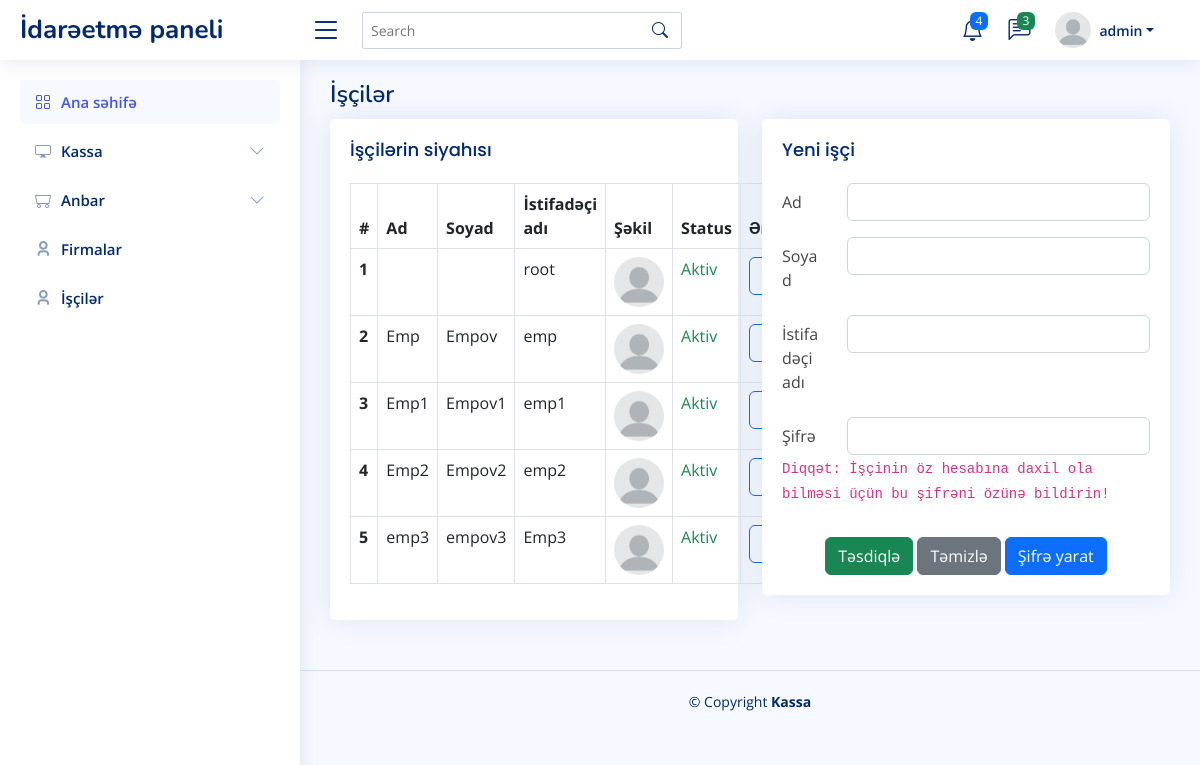
Page /employees (signed in) on the committed database.
### user/models.py (models this page shows, shortened)
class User(DateTimeLog, AbstractUser):
    profile_picture = models.ImageField(verbose_name='Profil şəkil', upload_to='images/user', null=True, default='images/user/profilepictures.png')
    is_manager = models.BooleanField(default=False)
    is_deleted = models.BooleanField(default=False)
    def __str__(self):
        return self.username
    class Meta:
        verbose_name = 'İşçi'
        verbose_name_plural = 'İşçilər'

### pos/views.py (the view)
# urls.py: path('employees', views.EmployeeView.as_view(), name='employees'),
class EmployeeView(ManagerRequiredMixin, CreateView):
    template_name = 'pos/employee.html'
    form_class = UserCreateForm
    success_url = reverse_lazy('pos:employees')
    def get_context_data(self, **kwargs):
        context = super().get_context_data()
        context['employees'] = User.objects.filter(~Q(id=self.request.user.id))
        return context

### user/forms.py
class UserCreateForm(UserCreationForm):
    def __init__(self, *args, **kwargs):
        super().__init__(*args, **kwargs)
        del self.fields['password2']
    class Meta:
        model = User
        fields = [
            'first_name',
            'last_name',
            'username',
            'password1',
        ]

### pos/mixin.py (called while the page is built)
    def test_func(self):
        return self.request.user.is_manager

### templates/pos/employee.html (shortened to what this page needs)
{% extends 'pos/index.html' %}
{% block main %}
    <div class="pagetitle">
        <h1>İşçilər</h1>
    </div>
    <section class="section">
        <div class="row">
            <div class="col-lg-6">
                <div class="card">
                    <div class="card-body table-wrapper-scroll-y my-custom-scrollbar h-25">
                        <h5 class="card-title">İşçilərin siyahısı</h5>
                        <table class="table table-bordered">
                            <thead>
                            <tr>
                                <th scope="col">#</th>
                                <th scope="col">Ad</th>
                                <th scope="col">Soyad</th>
                                <th scope="col">İstifadəçi adı</th>
                                <th scope="col">Şəkil</th>
                                <th scope="col">Status</th>
                                <th>Əməliyyat</th>
                            </tr>
                            </thead>
                            <tbody>
                            {% for employee in employees %}
                                <tr {% if employee.is_deleted %} class="table-secondary" {% endif %}>
                                    <th scope="row">{{ forloop.counter }}</th>
                                    <td>{{ employee.first_name }}</td>
                                    <td>{{ employee.last_name }}</td>
                                    <td class="emp_username">{{ employee.username }}</td>
                                    <td><img src="{{ employee.profile_picture.url }}" alt="Profil şəkili"
                                                class="rounded-circle" width="50" height="50"></td>
                                    <td>
                                        {% if employee.is_deleted %}
                                            <p class="text-muted">Bloklanan</p>
                                        {% else %}
                                            <p class="text-success">Aktiv</p>
                                        {% endif %}
                                    </td>
                                    <td>
                                        {% if employee.is_deleted %}
                                            <button class="btn btn-outline-danger" id="employee_restore_btn"
                                                    data-bs-toggle="modal" data-bs-target="#modal_employee_restore"
                                                    url="{% url 'pos:employee_restore' employee.id %}">
                                                <i class="bi bi-unlock" style="color: red;"></i>
                                            </button>
                                        {% else %}
                                            <button class="btn btn-outline-primary" id="employee_delete_btn"
                                                data-bs-toggle="modal" data-bs-target="#modal_employee_delete"
                                                url="{% url 'pos:employee_block' employee.id %}">
                                        </button>
                                        {% endif %}
                                    </td>
                                </tr>
                            {% empty %}
                                <tr>
                                    <td colspan="5" style="text-align: center;">Məlumat yoxdur</td>
                                </tr>
                            {% endfor %}
                            </tbody>
                        </table>
                    </div>
                </div>
            </div>
            <div class="col-lg-6">
                <div class="card">
                    <div class="card-body">
                        <h5 class="card-title">Yeni işçi</h5>
                        <form method="post">
                            <div class="row mb-3">
                                <label for="inputFirstName" class="col-sm-2 col-form-label">Ad</label>
                                <div class="col-sm-10">
                                    <input type="text" class="form-control" id="inputFirstName" name="first_name"
                                           required>
                                </div>
                            </div>
                            <div class="row mb-3">
                                <label for="inputLastName" class="col-sm-2 col-form-label">Soyad</label>
                                <div class="col-sm-10">
                                    <input type="text" class="form-control" id="inputLastName" name="last_name"
                                           required>
                                </div>
                            </div>
                            <div class="row mb-3">
                                <label for="inputUsername" class="col-sm-2 col-form-label">İstifadəçi adı</label>
                                <div class="col-sm-10">
                                    <input type="text" class="form-control" id="inputUsername" name="username" required>
                                </div>
                            </div>
                            <div class="row mb-3">
                                <label for="inputPassword1" class="col-sm-2 col-form-label">Şifrə</label>
                                <div class="col-sm-10">
                                    <input type="text" class="form-control" id="inputPassword1" name="password1"
                                           required>
                                </div>
                                <p><code>Diqqət: İşçinin öz hesabına daxil ola bilməsi üçün bu şifrəni özünə
                                    bildirin!</code></p>
                            </div>
                            <div class="text-center">
                                <button type="submit" class="btn btn-success">Təsdiqlə</button>
                                <button type="reset" class="btn btn-secondary">Təmizlə</button>
                                <button class="btn btn-primary" id="generate_password">Şifrə yarat</button>
                            </div>
                        </form>
                    </div>
                </div>
            </div>
        </div>
    </section>
{% endblock %}

### templates/partials/header.html (shortened to what this page needs)
  <header id="header" class="header fixed-top d-flex align-items-center">
    <div class="d-flex align-items-center justify-content-between">
      <a class="logo d-flex align-items-center">
        <span class="d-none d-lg-block">İdarəetmə paneli</span>
      </a>
      <i class="bi bi-list toggle-sidebar-btn"></i>
    </div>
    <div class="search-bar">
      <form class="search-form d-flex align-items-center" method="POST" action="#">
        <input type="text" name="query" placeholder="Search" title="Enter search keyword">
        <button type="submit" title="Search"><i class="bi bi-search"></i></button>
      </form>
    </div>
    <nav class="header-nav ms-auto">
      <ul class="d-flex align-items-center" style="margin-right: 30px;">
        <li class="nav-item dropdown">
          <a class="nav-link nav-icon" href="#" data-bs-toggle="dropdown">
            <i class="bi bi-bell"></i>
            <span class="badge bg-primary badge-number">4</span>
          </a>
        </li>
        <li class="nav-item dropdown">
          <a class="nav-link nav-icon" href="#" data-bs-toggle="dropdown">
            <i class="bi bi-chat-left-text"></i>
            <span class="badge bg-success badge-number">3</span>
          </a>
        </li>
        <li class="nav-item dropdown pe-3">
          <a class="nav-link nav-profile d-flex align-items-center pe-0" href="#" data-bs-toggle="dropdown">
            <img src="{{ user.profile_picture.url }}" alt="Profile" class="rounded-circle">
            <span class="d-none d-md-block dropdown-toggle ps-2">{{ user }}</span>
          </a>
        </li>
      </ul>
    </nav>
  </header>

### static/assets/css/style.css (style rules this page uses)
:root { scroll-behavior: smooth; }
body { font-family: "Open Sans", sans-serif; background: #f6f9ff; color: #444444; }
a { color: #4154f1; text-decoration: none; }
h1, h2, h3, h4, h5, h6 { font-family: "Nunito", sans-serif; }
.pagetitle { margin-bottom: 10px; }
.pagetitle h1 { font-size: 24px; margin-bottom: 0; font-weight: 600; color: #012970; }
.card { margin-bottom: 30px; border: none; border-radius: 5px; box-shadow: 0px 0 30px rgba(1, 41, 112, 0.1); }
.card-title { padding: 20px 0 15px 0; font-size: 18px; font-weight: 500; color: #012970; font-family: "Poppins", sans-serif; }
.card-body { padding: 0 20px 20px 20px; }
.logo { line-height: 1; }
@media (min-width: 1200px) { .logo { width: 280px; } }
.logo span { font-size: 26px; font-weight: 700; color: #012970; font-family: "Nunito", sans-serif; }
.header { transition: all 0.5s; z-index: 997; height: 60px; box-shadow: 0px 2px 20px rgba(1, 41, 112, 0.1); background-color: #fff; padding-left: 20px; }
.header .toggle-sidebar-btn { font-size: 32px; padding-left: 10px; cursor: pointer; color: #012970; }
.header .search-bar { min-width: 360px; padding: 0 20px; }
.header .search-form { width: 100%; }
.header .search-form input { border: 0; font-size: 14px; color: #012970; border: 1px solid rgba(1, 41, 112, 0.2); padding: 7px 38px 7px 8px; border-radius: 3px; transition: 0.3s; width: 100%; }
.header .search-form button { border: 0; padding: 0; margin-left: -30px; background: none; }
.header .search-form button i { color: #012970; }
.header-nav ul { list-style: none; }
.header-nav>ul { margin: 0; padding: 0; }
.header-nav .nav-icon { font-size: 22px; color: #012970; margin-right: 25px; position: relative; }
.header-nav .nav-profile { color: #012970; }
.header-nav .nav-profile img { max-height: 36px; }
.header-nav .nav-profile span { font-size: 14px; font-weight: 600; }
.header-nav .badge-number { position: absolute; inset: -2px -5px auto auto; font-weight: normal; font-size: 12px; padding: 3px 6px; }

### rows in the picture
User: profile_picture (picture), username "admin"
User: username "root", profile_picture (picture), is_deleted "Aktiv"
User: first_name "Emp", last_name "Empov", username "emp", profile_picture (picture), is_deleted "Aktiv"
User: first_name "Emp1", last_name "Empov1", username "emp1", profile_picture (picture), is_deleted "Aktiv"
User: first_name "Emp2", last_name "Empov2", username "emp2", profile_picture (picture), is_deleted "Aktiv"
User: first_name "emp3", last_name "empov3", username "Emp3", profile_picture (picture), is_deleted "Aktiv"
